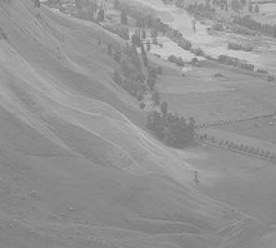
#> input picture opencv4-python/junhenghua.png, 276 x 248 px, found by its file name
$ python '21_Histogram equalization.py'
#> lines starting #> are read from the running program, lines starting #| are printed output that depends on the picture
# 计算步骤：
# 1.计算累计直方图（累计概率相加）
# 2.将累计直方图进行区间转换(最大灰度及乘累计概率)
# 3.在累计直方图中，概率相近的原始值会被处理为相同的值（得到均衡化的直方图）
import numpy as np
import cv2 as cv
from matplotlib import pyplot as plt
path = r'D:\Laboratory\Study\Computer Vision\opencv4-python\junhenghua.png'
img = cv.imread(path,0)     #读取图像,并转化为灰度图像
#> img is the input picture: shape (248, 276); min 113, max 210, mean 147.6
equ = cv.equalizeHist(img)      #输入为灰度图，输出为处理后的均衡图像
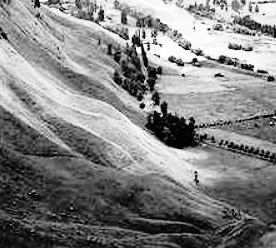
#> equ: shape (248, 276); min 0, max 255, mean 130.6
res = np.hstack((img,equ)) #j合并图像
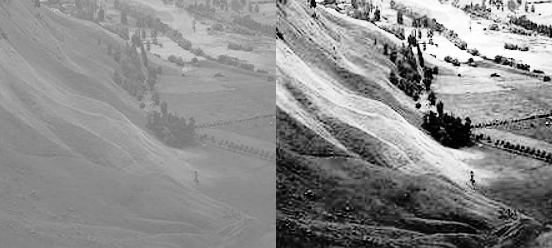
#> res: shape (248, 552); min 0, max 255, mean 139.1
cv.imshow('tu',res)
plt.hist(img.ravel(),256)
plt.figure()
plt.hist(equ.ravel(),256)
#%%
# subplot(nrows,ncols,plot_number)
# 参数:行数，列数，窗口序号
import numpy as np
import cv2 as cv
from matplotlib import pyplot as plt
path = r'D:\Laboratory\Study\Computer Vision\opencv4-python\zishiyingjunhenghua.png'
img = cv.imread(path,0)     #读取图像,并转化为灰度图像
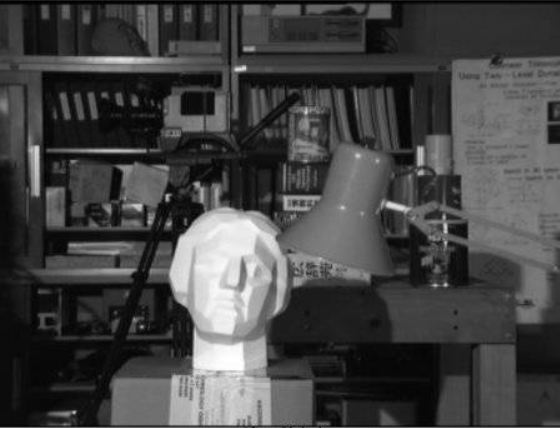
#> input picture opencv4-python/zishiyingjunhenghua.png, 560 x 428 px, found by its file name
#> img is the input picture: shape (428, 560); min 0, max 255, mean 68.1
equ = cv.equalizeHist(img)      #输入为灰度图，输出为处理后的均衡图像
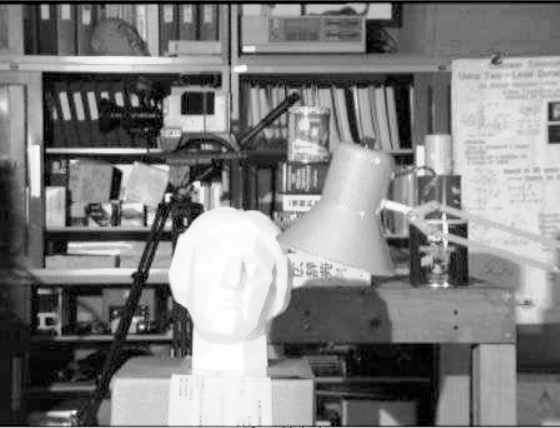
#> equ: shape (428, 560); min 0, max 255, mean 128.5
#clipLimit颜色对比度的阈值， titleGridSize进行像素均衡化的网格大小
clahe = cv.createCLAHE(clipLimit=2.0, tileGridSize=(8,8))
cl1 = clahe.apply(img)
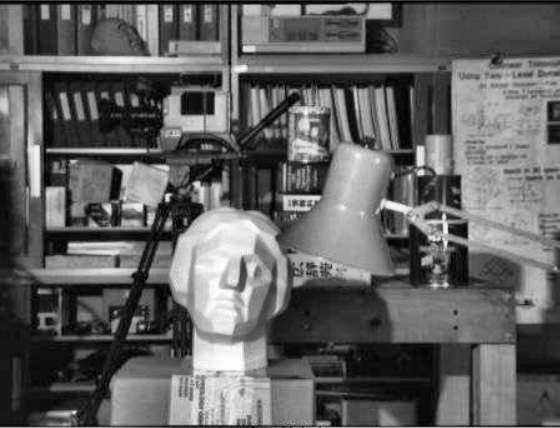
#> cl1: shape (428, 560); min 0, max 255, mean 97.4
plt.subplot(2,2,1),plt.imshow(img,'gray'),plt.title('ORIGINAL'),plt.axis('off')
plt.subplot(2,2,2),plt.imshow(equ,'gray'),plt.title('jieguo'),plt.axis('off')
plt.subplot(2,2,3),plt.imshow(cl1,'gray'),plt.title('jieguo1'),plt.axis('off')
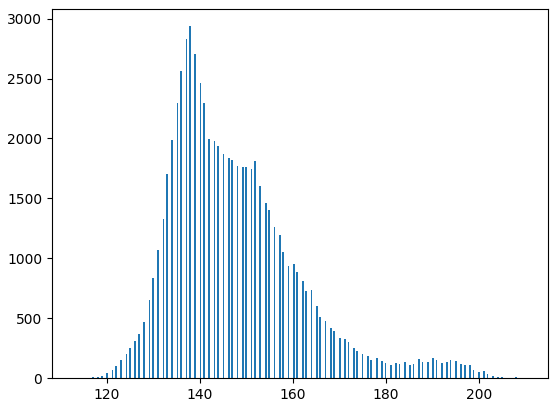
#> figure drawn by matplotlib, 1 panel; tallest bar 2937 high, from x = 137.6 to 138
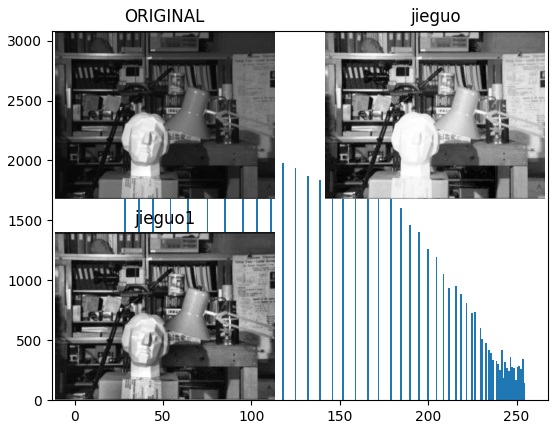
#> figure drawn by matplotlib, 4 panels; panel 1: tallest bar 2937 high, from x = 74.71 to 75.7
